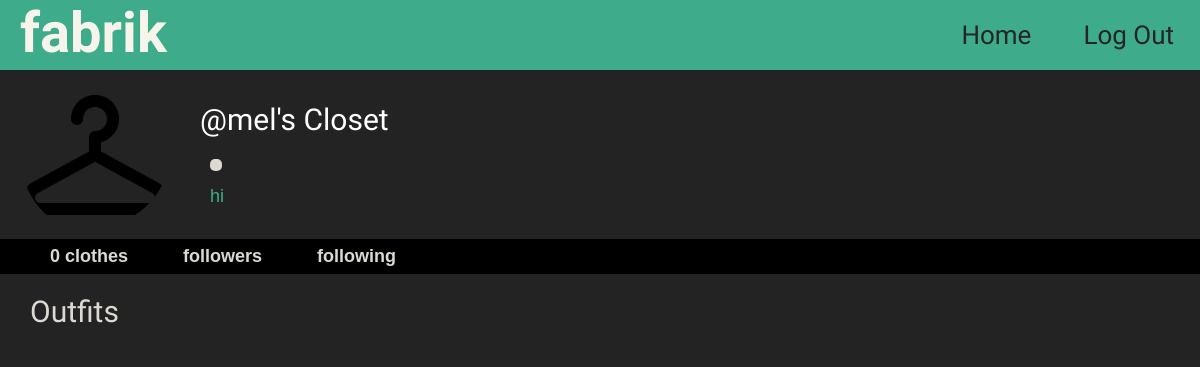
The page /profile/mel (signed in) on the database as committed earlier.
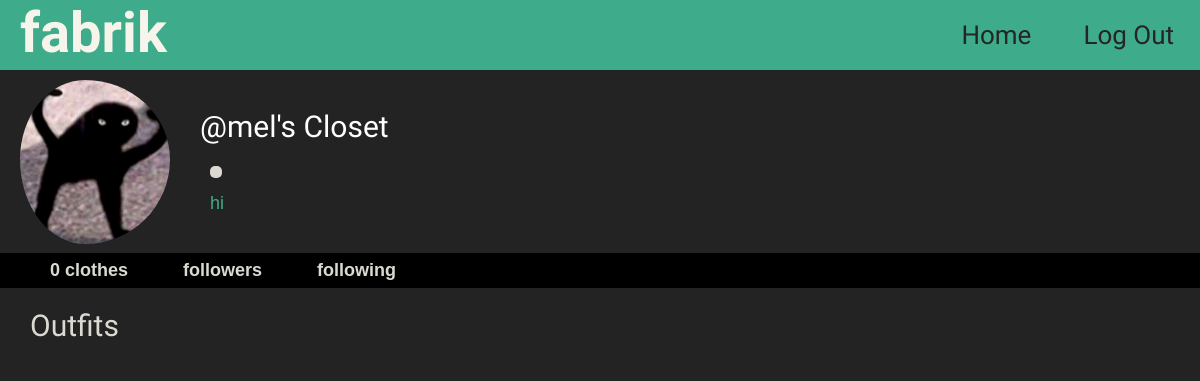
The same page on the database as committed later.
### core/models.py (models this page shows, shortened)
class Profile(models.Model):
    user = models.ForeignKey(User, on_delete=models.CASCADE)
    id_user = models.IntegerField()
    bio = models.TextField(blank=True)
    profileimg = models.ImageField(upload_to='profile_images', default='blank-profile-picture-png.wbpg')
    location = models.CharField(max_length=100, blank=True)

### core/views.py (the view)
# urls.py: path('profile/<str:pk>', views.profile, name='profile'),
@login_required(login_url='signin')
def profile(request, pk):
    user_object = User.objects.get(username=pk)
    user_profile = Profile.objects.get(user=user_object)
    user_clothing = ClosetItem.objects.filter(user=user_object).order_by('-date_added')
    user_clothing_length = len(user_clothing)
    is_own_profile = (request.user == user_object)
    context = {
        'user_object': user_object,
        'user_profile': user_profile,
        'user_clothing': user_clothing,
        'user_clothing_length': user_clothing_length,
        'is_own_profile': is_own_profile
    }
    return render(request, 'profile.html', context)

### templates/profile.html (shortened to what this page needs)
{% load static %}
<!DOCTYPE html>
<html lang="en">
<head>
	<link rel="stylesheet" href="{% static 'css/profile.css' %}">
</head>
<body>
 <div class="container">
    <div class="main">
        <div class="topbar">
			<div class="col logo">
				<a href="/">fabrik</a>
			</div>
			<div class="col topbar-contents">
				<a href="logout">Log Out</a>
				<a href="/">Home</a>
			</div>
        </div>
        <div class="row profile-section">
			<div class="col-md-6">
				<img src="{{user_profile.profileimg.url}}" class="profile-img" width="150">
			</div>
			<div class="col-md-6">
				<div class="closet">
					<h3>@{{user_profile.user.username}}'s Closet
						<form action="/follow" method="POST">
							<div class="profile-info">
								{% if user_object.username != user.username %}
								<a data-ripple=""><button type="submit" class="settings-or-follow">{{button_text}}</button></a>
								{% else %}
								<a href="/settings" data-ripple="">Account Settings</a>
								{% endif %}
							</div>
						</form>
						<div class="bio">{{user_profile.bio}}</div>
					</h3>
				</div>
			</div>
		</div>
		<div class="row following-info">
			<form action="/follow" method="POST">
				<div class="profile-info">
					{% if user_clothing_length == 0 %}
					<span class="info-bar-items"><b>0 clothes</b></span>
					{% elif user_clothing_length == 1 %}
					<span class="info-bar-items"><b>{{user_clothing_length}} clothing item</b></span>
					{% else %}
					<span class="info-bar-items"><b>{{user_clothing_length}} clothes</b></span>
					{% endif %}
					{% if user_followers == 1 %}
					<span class="info-bar-items"><b>{{user_followers}} follower</b></span>
					{% else %}
					<span class="info-bar-items"><b>{{user_followers}} followers</b></span>
					{% endif %}
					<span class="info-bar-items"><b>{{user_following}} following</b></span>
				</div>
			</form>
		</div>
		<div class="row content-section">
            <div class="timeline">
				<div class="items">
					Outfits
				</div>
            </div>
        </div>
    </div>
 </div>
</body>
</html>

Rows that differ between the two databases and show on the page:
changed Profile "hi": profileimg: a different picture
